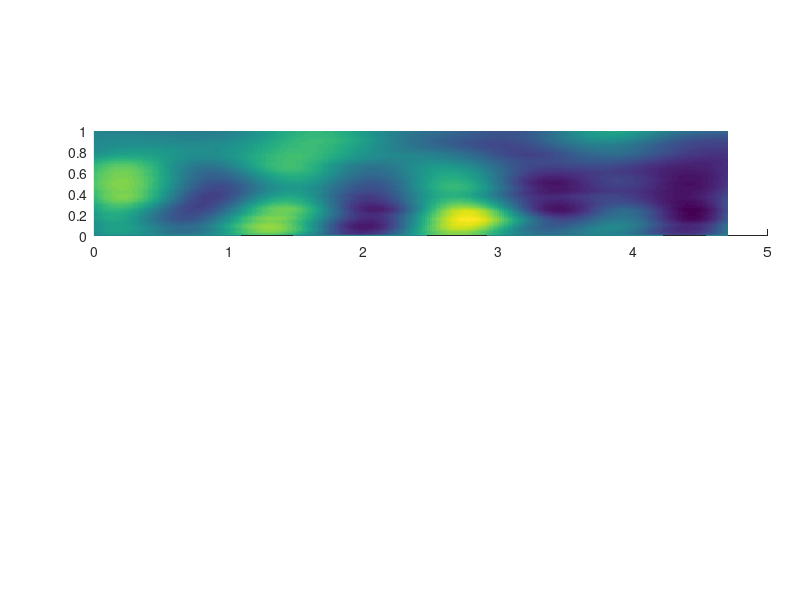

Reproduce this figure in MATLAB. (Note: this script raises an error after producing the figure.)
% This file generates Figure 3 for
% Int J Heat Fluid Flow (2021), vol. 87, pp. 108735

%%
% clear workspace
clear; close all
% add support files
addpath('external_files')
% options
fontsizevalue = 14;

%% create figure
% Scale figure
monitor_size = get(0,'screensize');
figure('color','white','position',[0,0,425,446.25]*monitor_size(4)/800)


% dimensioning of subplots

xl = 0.118; % left margin
xr = 0.04; % right margin
xp = (1 - xl - xr); % width of each plot
yt = 0.015; % top margin
yb = 0.11; % bottom margin
yg = [0.03,0.03,0.12];
yp = (1 - yt - yb - sum(yg)) / (length(yg) + 1); % height of each plot
x_sub(1) = xl;

y_sub(4) = yb;
y_sub(3) = y_sub(4) + yp + yg(3);
y_sub(2) = y_sub(3) + yp + yg(2);
y_sub(1) = y_sub(2) + yp + yg(1);

%% plot DNS
load('DNS_pregenerated/DNS_data_figure3.mat')

subplot('position', [x_sub(1) y_sub(2) xp yp]); hold on
surf(y(1:end/2),z,-u_planesX(1:end/2,:)'); shading flat, colormap(brewermap(128,'RdBu'))
colorlim = [-2.5,2.5];
caxis(colorlim)
xlim([0,1.5*pi])

set(gca,'Box','On','linewidth',1)
set(gca, 'YTick', [0:0.2:1], 'YTickLabel', {'0','0.2','0.4','0.6','0.8','1'},'Tickdir','out','TickLength',[0.0150 0.0250])
set(gca,'FontSize',fontsizevalue)

set(gca, 'XTick', [0:0.5*pi:3*pi], 'XTickLabel', {'0','0.5$\pi$','$\pi$','1.5$\pi$','2$\pi$','2.5$\pi$','3$\pi$','','4\pi','','5\pi','','6\pi','','7\pi','','8\pi'},'Tickdir','out','TickLength',[0.0100 0.0250])
xlabel('$y$','interpreter','latex','fontsize',fontsizevalue),

ylabel('$z$','interpreter','latex','fontsize',fontsizevalue,'rotation',0),
ylp = get(get(gca,'ylabel'), 'Position');
set(get(gca,'ylabel'), 'Rotation',0, 'Position',ylp, 'VerticalAlignment','middle', 'HorizontalAlignment','right')
set(gca,'TickLabelInterpreter','Latex')
text(-.65,1,'(b)','interpreter','latex')
%% LM
load('LM_pregenerated/LM_data_figure3')

subplot('position', [x_sub(1) y_sub(1) xp yp]); hold on
surf(y(1:end/2),z,-u_planesX(1:end/2,:)'); shading flat, colormap(brewermap(128,'RdBu'))
colorlim = [-2.5,2.5]*1e-4;
caxis(colorlim)

xlim([0,1.5*pi])
set(gca,'Box','On','linewidth',1)
set(gca, 'XTick', [0:0.5*pi:3*pi], 'XTickLabel', {'','','','','','','','','','','','','','','','',''},'Tickdir','out','TickLength',[0.0100 0.0250])
set(gca, 'YTick', [0:0.2:1], 'YTickLabel', {'0','0.2','0.4','0.6','0.8','1'},'Tickdir','out','TickLength',[0.0150 0.0250])
set(gca,'FontSize',fontsizevalue)

ylabel('$z$','interpreter','latex','fontsize',fontsizevalue,'rotation',0),
ylp = get(get(gca,'ylabel'), 'Position');
set(get(gca,'ylabel'), 'Rotation',0, 'Position',ylp, 'VerticalAlignment','middle', 'HorizontalAlignment','right')
set(gca,'TickLabelInterpreter','Latex')
text(-.65,1,'(a)','interpreter','latex')

%% save figure (non-vectorized)
set(gcf,'renderer','opengl')
print('-depsc','fig3','-r1200')





